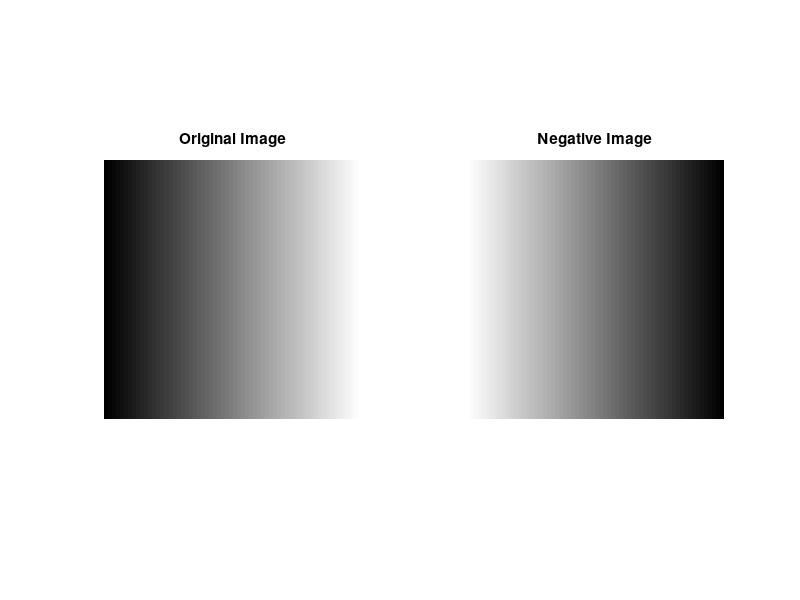

The MATLAB script that drew this image:
clc;
clear;
close all;

I = uint8(repmat(0:255,256,1));
J = 255 - I;

figure;

subplot(1,2,1);
imshow(I);
title('Original Image');

subplot(1,2,2);
imshow(J);
title('Negative Image');
